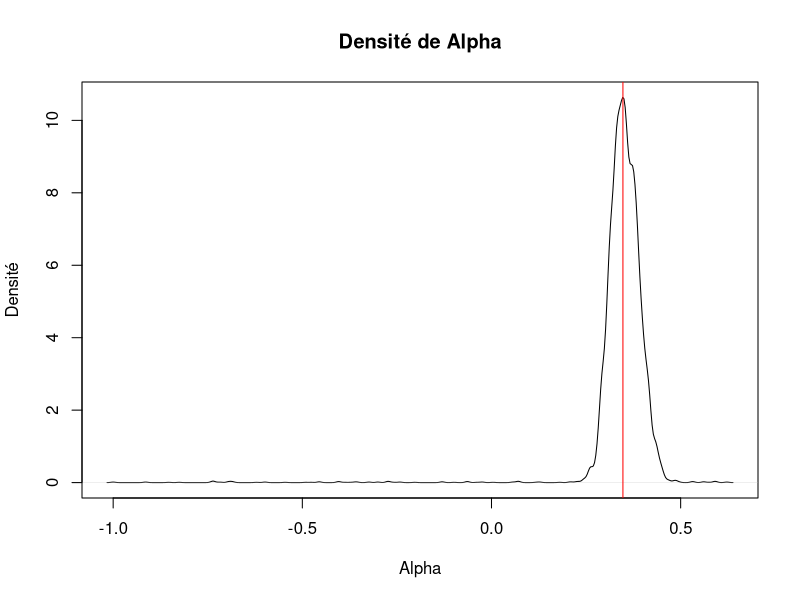
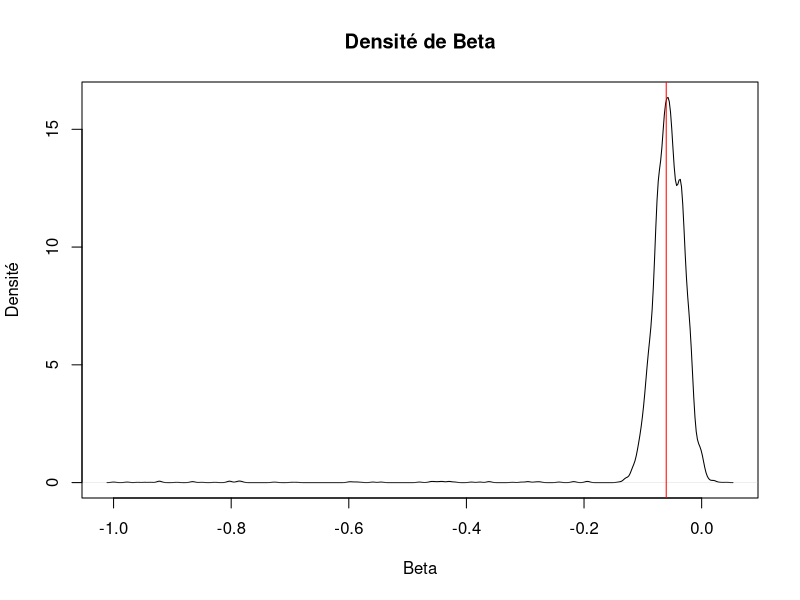
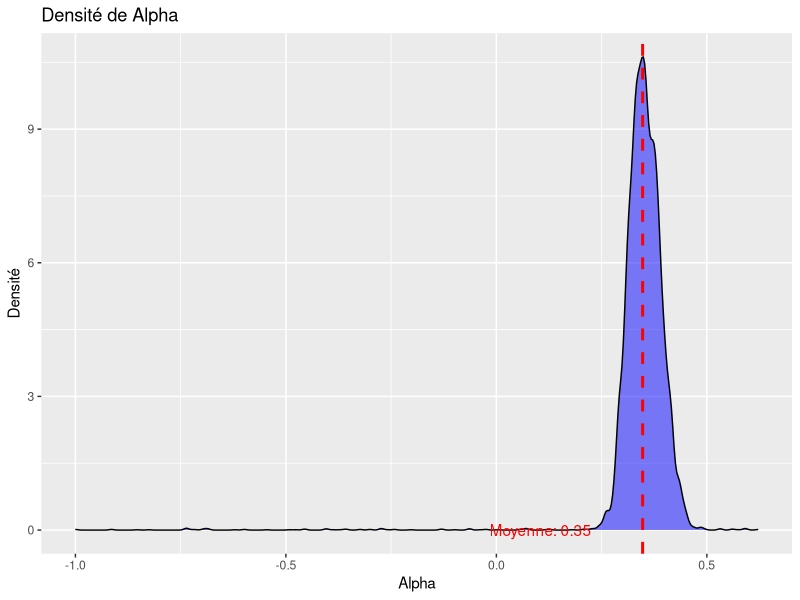
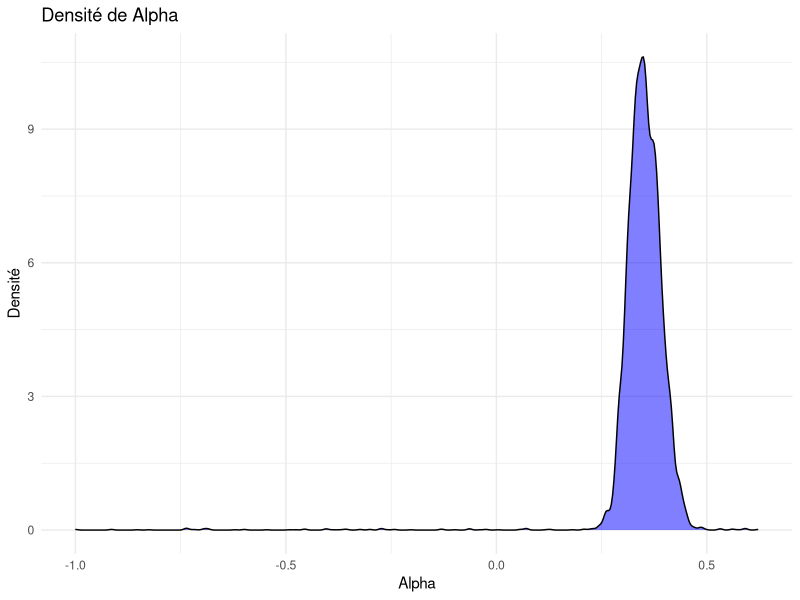
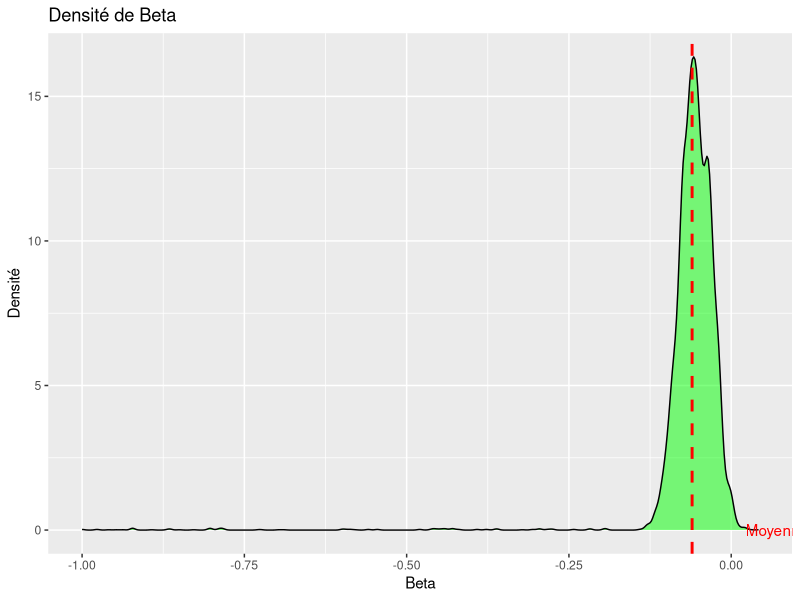
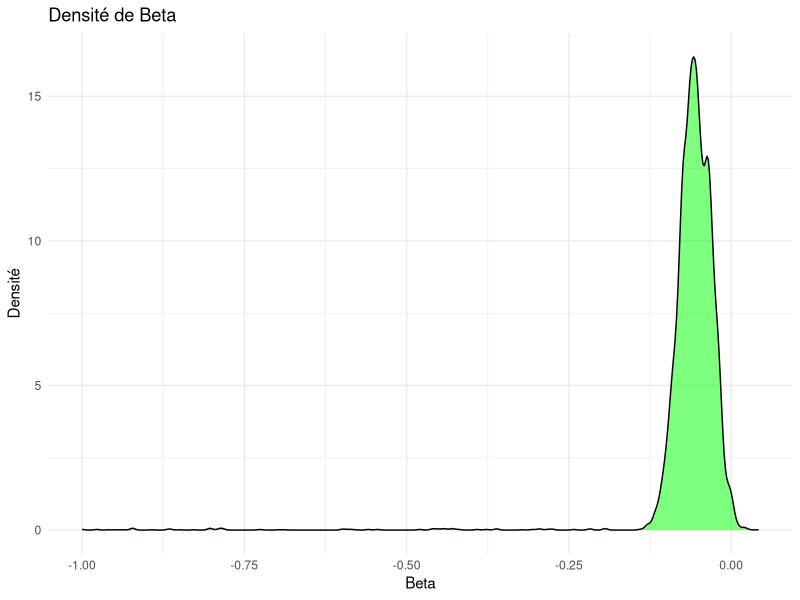
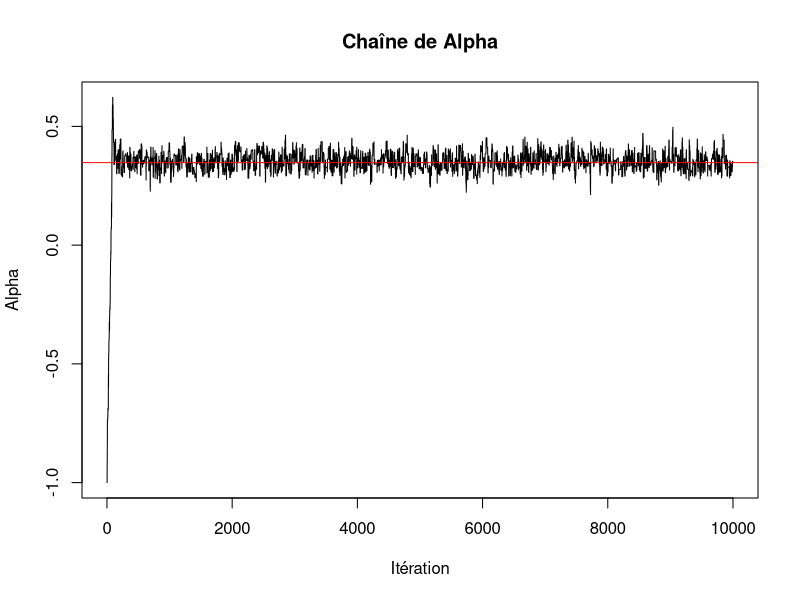
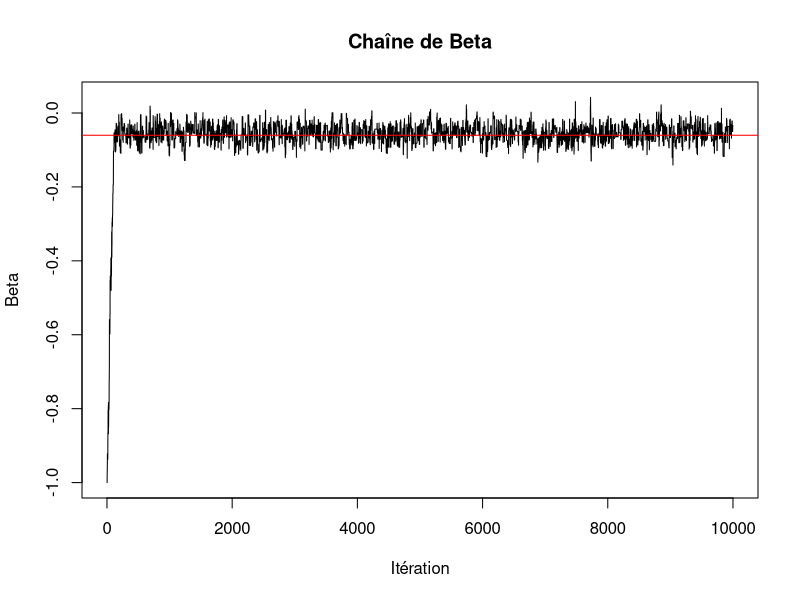

Reproduce these figures in R, in order.
# Chargement des données
Ndogs <- 30
Ntrials <- 25
Y <-
  structure(c(0, 0, 0, 0, 0, 0, 0, 0, 0, 0, 0, 0, 0, 0, 0, 0, 0, 
              0, 0, 0, 0, 0, 0, 0, 0, 0, 0, 0, 0, 0, 0, 0, 0, 1, 0, 0, 0, 0, 
              0, 0, 0, 0, 0, 0, 0, 0, 1, 0, 1, 0, 0, 0, 0, 0, 0, 0, 0, 0, 0, 
              0, 1, 0, 0, 1, 0, 0, 0, 0, 0, 0, 0, 0, 0, 0, 0, 0, 0, 0, 0, 0, 
              0, 1, 0, 0, 0, 1, 0, 0, 0, 0, 0, 0, 0, 0, 0, 0, 0, 0, 0, 0, 0, 
              0, 1, 0, 1, 0, 1, 0, 0, 0, 1, 0, 0, 0, 0, 0, 0, 1, 0, 0, 1, 0, 
              0, 0, 0, 0, 0, 0, 0, 1, 0, 0, 1, 1, 0, 0, 0, 1, 0, 1, 1, 1, 0, 
              0, 0, 1, 1, 0, 1, 1, 0, 0, 1, 1, 0, 0, 1, 0, 1, 0, 0, 1, 0, 0, 
              1, 0, 0, 0, 0, 1, 1, 0, 0, 0, 0, 1, 0, 1, 1, 1, 1, 0, 1, 1, 0, 
              1, 0, 0, 0, 0, 0, 1, 1, 1, 1, 0, 0, 1, 1, 0, 1, 1, 0, 0, 1, 1, 
              1, 0, 0, 1, 1, 1, 0, 1, 0, 1, 0, 1, 1, 1, 0, 1, 0, 1, 0, 1, 1, 
              0, 0, 1, 1, 1, 1, 0, 1, 0, 1, 1, 0, 1, 1, 0, 1, 1, 1, 1, 0, 1, 
              0, 1, 0, 1, 0, 0, 1, 1, 0, 1, 0, 0, 0, 1, 1, 1, 0, 1, 1, 1, 1, 
              1, 1, 0, 1, 0, 1, 1, 0, 0, 1, 0, 0, 1, 1, 1, 1, 1, 1, 1, 0, 1, 
              1, 1, 1, 1, 1, 1, 1, 1, 1, 1, 1, 0, 0, 1, 1, 0, 0, 0, 1, 1, 1, 
              0, 1, 1, 1, 1, 1, 1, 1, 1, 1, 1, 1, 1, 1, 0, 1, 0, 1, 0, 1, 0, 
              0, 0, 1, 0, 0, 1, 0, 0, 1, 0, 1, 1, 1, 1, 1, 1, 1, 0, 1, 1, 1, 
              0, 1, 1, 1, 1, 0, 1, 1, 0, 1, 1, 1, 1, 1, 1, 1, 1, 1, 1, 1, 1, 
              1, 1, 1, 1, 1, 1, 1, 1, 1, 1, 0, 1, 1, 1, 1, 0, 1, 0, 1, 0, 1, 
              0, 1, 1, 0, 1, 1, 1, 1, 1, 1, 1, 0, 0, 1, 0, 1, 1, 1, 0, 1, 1, 
              1, 1, 0, 1, 1, 0, 0, 1, 1, 1, 1, 1, 0, 1, 1, 1, 1, 1, 1, 1, 1, 
              1, 1, 1, 1, 1, 1, 0, 0, 1, 1, 1, 1, 1, 1, 1, 1, 1, 1, 1, 1, 1, 
              0, 1, 1, 1, 1, 1, 1, 1, 1, 1, 1, 1, 1, 1, 1, 0, 1, 1, 1, 1, 0, 
              1, 1, 1, 0, 1, 1, 1, 1, 1, 1, 1, 1, 1, 1, 1, 1, 1, 1, 1, 1, 1, 
              1, 0, 1, 1, 1, 1, 1, 1, 1, 1, 1, 1, 1, 1, 1, 1, 1, 1, 1, 1, 1, 
              1, 1, 1, 1, 1, 1, 1, 1, 1, 1, 0, 1, 1, 1, 1, 1, 1, 0, 1, 1, 1, 
              1, 1, 1, 1, 1, 1, 1, 1, 1, 1, 1, 1, 1, 1, 1, 1, 1, 1, 1, 1, 1, 
              0, 1, 1, 1, 1, 1, 1, 1, 1, 1, 1, 1, 1, 1, 1, 1, 1, 1, 1, 1, 1, 
              1, 1, 1, 1, 1, 1, 1, 1, 1, 1, 1, 1, 1, 1, 1, 1, 1, 1, 1, 1, 1, 
              1, 1, 1, 1, 1, 1, 1, 1, 1, 1, 1, 1, 1, 1, 1, 1, 1, 1, 1, 1, 1, 
              1, 1, 1, 1, 1, 1, 1, 1, 1, 1, 1, 1, 0, 1, 1, 1, 1, 1, 1, 1, 1, 
              1, 1, 1, 1, 1, 1, 1, 1, 1, 1, 1, 1, 1, 1, 1, 1, 1, 1, 1, 1, 1, 
              1, 1, 1, 1, 1, 1, 1, 1, 1, 1, 1, 1, 1, 1, 1, 1, 1, 1, 1, 1, 1, 
              1, 1, 1, 1, 1, 1, 1, 1, 1, 1, 1, 1, 1, 1, 1, 1, 1, 1, 1, 1, 1, 
              1, 1, 1, 1, 1, 1, 1, 1, 1, 1, 1, 1, 1, 1, 1, 1, 1, 1, 0, 1, 1, 
              1, 1, 1, 1, 1, 1, 1, 1, 1, 1, 1, 1, 1, 1, 1, 1, 1, 1, 1), .Dim = c(Ndogs, 
                                                                                 Ntrials))
#'Y' est la matrice des données binaires 30x25, avec 1 pour le succès et 0 pour l'échec


#Fonction Logvraissemblance:
LogVraisemblance <- function(alpha, beta, Y) {
  Vraisemblance <- 0
  for (i in 1:Ndogs) {
    for (j in 2:Ntrials) {
      xs <- sum(Y[i, 1:(j - 1)])
      logit_p <- alpha * xs + beta * (j - 1 - xs)
      p <- plogis(logit_p) # Transformation logistique pour garder p entre 0 et 1
      Vraisemblance <- Vraisemblance + Y[i, j] * log(p) + (1 - Y[i, j]) * log(1 - p)
    }
  }
  return(Vraisemblance)
}

# Initialisation des paramètres et stockage des chaînes
alpha <- -1
beta <- -1
n_iterations <- 10000
chain_alpha <- numeric(n_iterations)
chain_beta <- numeric(n_iterations)


####################### Algorithme de Metropolis-Hastings#######################
set.seed(123)  # Pour la reproductibilité
for (i in 1:n_iterations) {
  # Proposition de nouveaux paramètres à partir d'une distribution normale
  proposition_alpha <- rnorm(1, mean = alpha, sd = 0.05)
  proposition_beta <- rnorm(1, mean = beta, sd = 0.05)
  
  # Calcul de la probabilité d'acceptation
  log_acceptance_ratio <- LogVraisemblance(proposition_alpha, proposition_beta, Y) - LogVraisemblance(alpha, beta, Y)
  #ou 
  #LV_actuel <- LogVraisemblance(alpha, beta, Y)
  #LV_propose <- LogVraisemblance(alpha_propose, beta_propose, Y)
  #acceptance_ratio <- exp(LV_propose - LV_actuel)
  
  # Vérif si log_acceptance_ratio est NaN ou NA
  if (is.nan(log_acceptance_ratio) || is.na(log_acceptance_ratio)) {
    log_acceptance_ratio <- -Inf # pour verif rejet proposition
  }
  
  # Accepter ou rejeter la proposition
  if (log(runif(1)) < log_acceptance_ratio) {
    alpha <- proposition_alpha
    beta <- proposition_beta
  }
  #ou
  #if (runif(1) < acceptance_ratio) {
  #alpha <- alpha_propose
  #beta <- beta_propose
  #}
  
  # Stockage valeurs des paramètres
  chain_alpha[i] <- alpha
  chain_beta[i] <- beta
}

#densités(valeurs les plus plausibles).

# Densité pour alpha
plot(density(chain_alpha), main="Densité de Alpha", xlab="Alpha", ylab="Densité")
abline(v=mean(chain_alpha), col="red") # Moyenne de alpha

# Densité pour beta
plot(density(chain_beta), main="Densité de Beta", xlab="Beta", ylab="Densité")
abline(v=mean(chain_beta), col="red") # Moyenne de beta

#Avec ggplot
library(ggplot2)

# Densité améliorée pour Alpha
ggplot(data.frame(Alpha=chain_alpha), aes(x=Alpha)) +
  geom_density(fill="blue", alpha=0.5) +
  geom_vline(xintercept=mean(chain_alpha), color="red", linetype="dashed", linewidth=1) +
  labs(title="Densité de Alpha", x="Alpha", y="Densité") +
  annotate("text", x=mean(chain_alpha), y=0, label=paste("Moyenne:", round(mean(chain_alpha), 2)), hjust=1.5, color="red")

ggplot(data.frame(Alpha=chain_alpha), aes(x=Alpha)) +
  geom_density(fill="blue", alpha=0.5) +
  labs(title="Densité de Alpha", x="Alpha", y="Densité") +
  theme_minimal()



# Densité améliorée pour Beta
ggplot(data.frame(Beta=chain_beta), aes(x=Beta)) +
  geom_density(fill="green", alpha=0.5) +
  geom_vline(xintercept=mean(chain_beta), color="red", linetype="dashed", linewidth=1) +
  labs(title="Densité de Beta", x="Beta", y="Densité") +
  annotate("text", x=mean(chain_beta), y=0, label=paste("Moyenne:", round(mean(chain_beta), 2)), hjust=-0.5, color="red")

ggplot(data.frame(Beta=chain_beta), aes(x=Beta)) +
  geom_density(fill="green", alpha=0.5) +
  labs(title="Densité de Beta", x="Beta", y="Densité") +
  theme_minimal()


#Chaîne(valeurs des paramètres à chaque itération).

#Chaîne pour alpha
plot(chain_alpha, type="l", main="Chaîne de Alpha", xlab="Itération", ylab="Alpha")
abline(h=mean(chain_alpha), col="red") # Moyenne de alpha

#Chaîne pour beta
plot(chain_beta, type="l", main="Chaîne de Beta", xlab="Itération", ylab="Beta")
abline(h=mean(chain_beta), col="red") # Moyenne de beta


library(ggplot2)

# Chaîne pour Alpha avec ggplot2
ggplot(data.frame(Iteration=1:n_iterations, Alpha=chain_alpha), aes(x=Iteration, y=Alpha)) +
  geom_line() +
  geom_hline(yintercept=mean(chain_alpha), color="red", linetype="dashed", size=1) +
  labs(title="Chaîne de Alpha", x="Itération", y="Alpha") +
  theme_minimal()

# Chaîne pour Beta avec ggplot2
ggplot(data.frame(Iteration=1:n_iterations, Beta=chain_beta), aes(x=Iteration, y=Beta)) +
  geom_line() +
  geom_hline(yintercept=mean(chain_beta), color="red", linetype="dashed", size=1) +
  labs(title="Chaîne de Beta", x="Itération", y="Beta") +
  theme_minimal()



# Chaîne pour Alpha
ggplot(data.frame(Iteration=1:n_iterations, Alpha=chain_alpha), aes(x=Iteration, y=Alpha)) +
  geom_line(color="blue") +
  geom_hline(yintercept=mean(chain_alpha), color="red", linetype="dashed", size=1) +
  labs(title="Chaîne de Markov pour Alpha", x="Itération", y="Valeur de Alpha") +
  theme_minimal() +
  geom_text(aes(x=n_iterations, y=mean(chain_alpha), label=paste("Moyenne:", round(mean(chain_alpha), 3))), 
            color="red", vjust=-0.5, hjust=1)

# Chaîne pour Beta
ggplot(data.frame(Iteration=1:n_iterations, Beta=chain_beta), aes(x=Iteration, y=Beta)) +
  geom_line(color="green") +
  geom_hline(yintercept=mean(chain_beta), color="red", linetype="dashed", size=1) +
  labs(title="Chaîne de Markov pour Beta", x="Itération", y="Valeur de Beta") +
  theme_minimal() +
  geom_text(aes(x=n_iterations, y=mean(chain_beta), label=paste("Moyenne:", round(mean(chain_beta), 3))), 
            color="red", vjust=-0.5, hjust=1)


# Moyennes des paramètres
alpha_mean <- mean(chain_alpha)
beta_mean <- mean(chain_beta)
print(paste("Moyenne estimée pour alpha:", alpha_mean))
print(paste("Moyenne estimée pour beta:", beta_mean))


#Autocorrélations

# Pour alpha
acf(chain_alpha, main="Autocorrélation de Alpha")

# Pour beta
acf(chain_beta, main="Autocorrélation de Beta")



library(ggfortify)

# Autocorrélation pour Alpha avec ggfortify et ggplot2
autoplot(acf(chain_alpha, plot = FALSE), main="Autocorrélation Améliorée pour Alpha")

# Autocorrélation pour Beta avec ggfortify et ggplot2
autoplot(acf(chain_beta, plot = FALSE), main="Autocorrélation Améliorée pour Beta")


# Calcul des intervalles de crédibilité pour alpha et beta
alpha_ci <- quantile(chain_alpha, probs=c(0.025, 0.975))
beta_ci <- quantile(chain_beta, probs=c(0.025, 0.975))

# Affichage des moyennes et des intervalles de crédibilité
print(paste("Intervalle de crédibilité à 95% pour alpha:", paste(alpha_ci, collapse=" - ")))
print(paste("Intervalle de crédibilité à 95% pour beta:", paste(beta_ci, collapse=" - ")))
